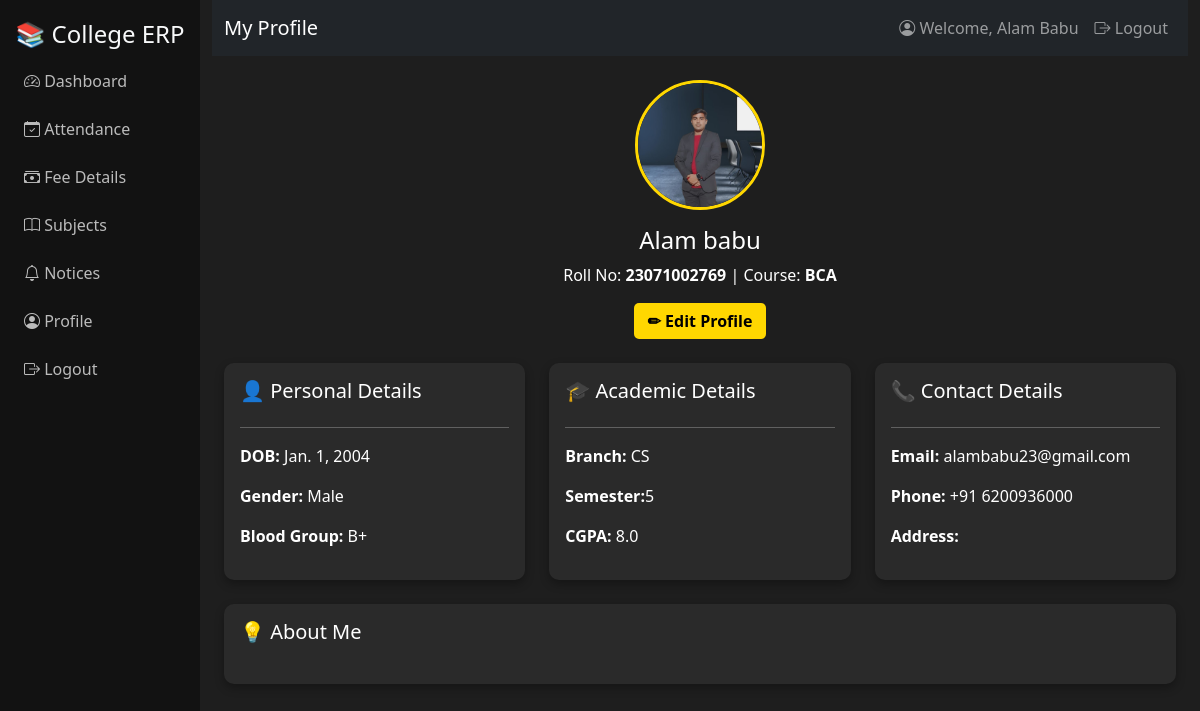
Page /myerp/profile/ (signed in) on the earlier database version.
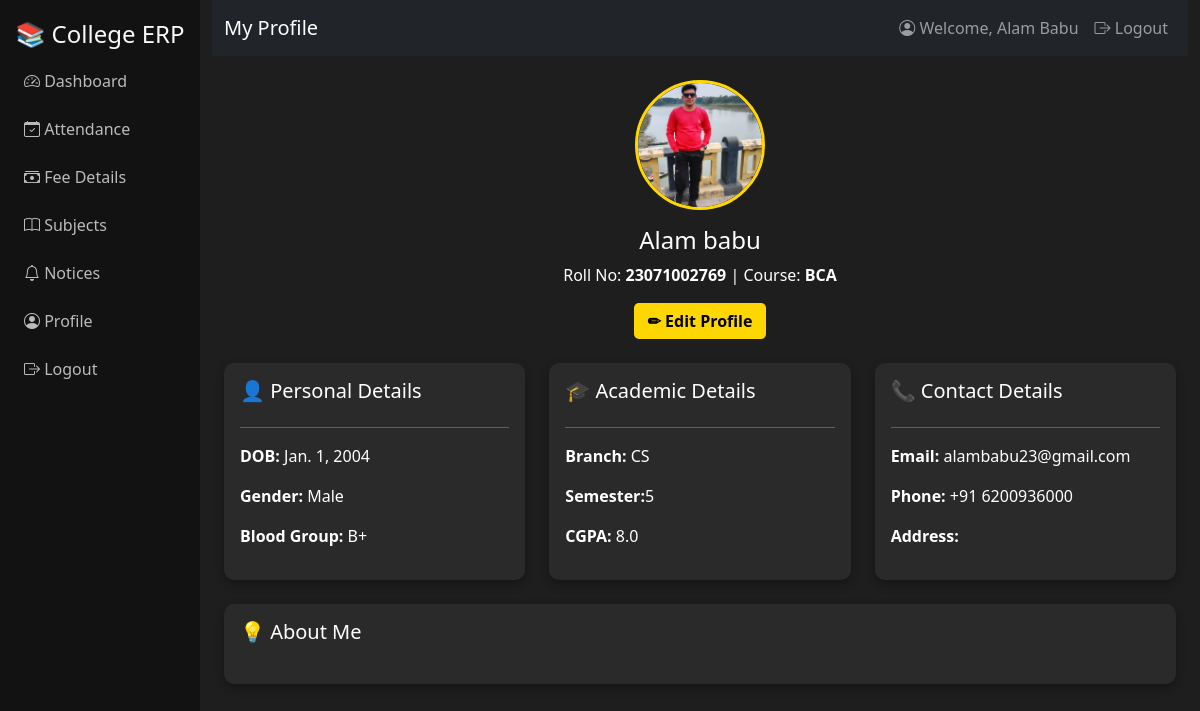
Same page on the later database version.
### myERP/models.py (models this page shows, shortened)
class StudentProfile(models.Model):
    user = models.OneToOneField(User, on_delete=models.CASCADE)
    full_name = models.CharField(max_length=100, blank=True, null=True)
    roll_no = models.CharField(max_length=20, blank=True, null=True)
    dob = models.DateField(blank=True, null=True)
    gender = models.CharField(max_length=20, blank=True, null=True)
    blood_group = models.CharField(max_length=5, blank=True, null=True)
    course = models.CharField(max_length=50, blank=True, null=True)
    branch = models.CharField(max_length=50, blank=True, null=True)
    semester = models.IntegerField(blank=True, null=True)
    cgpa = models.FloatField(blank=True, null=True)
    email = models.EmailField(blank=True, null=True)
    phone = models.CharField(max_length=15, blank=True, null=True)
    address = models.TextField(blank=True, null=True)
    about_me = models.TextField(blank=True, null=True)
    profile_image = models.ImageField(
        upload_to=user_profile_image_path,
        default='profile_images/avatar.png',
        blank=True,
        null=True
    )

### myERP/views.py (the view)
# urls.py: path('profile/', views.profile, name="profile"),
@login_required
def profile(request):
    student_profile, created = StudentProfile.objects.get_or_create(user=request.user)
    if request.method == 'POST':
        form = ProfileForm(request.POST, request.FILES, instance=student_profile)
        if form.is_valid():
            form.save()
            messages.success(request, "Profile updated successfully!")
            return redirect('myERP:profile')  # Refresh page
        else:
            messages.error(request, "Please correct the errors below.")
    else:
        form = ProfileForm(instance=student_profile)
    context = {
        'form': form,
        'profile': student_profile,
        'name': student_profile.full_name or request.user.get_full_name() or request.user.username,
        'email': student_profile.email or request.user.email,
        'roll_no': student_profile.roll_no,
        'dob': student_profile.dob,
        'gender': student_profile.gender,
        'blood_group': student_profile.blood_group,
        'course': student_profile.course,
        'branch': student_profile.branch,
        'semester': student_profile.semester,
        'cgpa': student_profile.cgpa,
        'phone': student_profile.phone,
        'address': student_profile.address,
        'about_me': student_profile.about_me,
        'profile_image': student_profile.profile_image.url if student_profile.profile_image else None,
    }
    return render(request, 'profile.html', context)

### myERP/templates/profile.html (shortened to what this page needs)
{% extends 'master.html' %}
{% block title %}My Profile{% endblock %}
{% block content %}
{% load static %}
<div class="container mt-4">
    <div class="text-center mb-4" data-aos="fade-up">
        <img src="{{ profile.profile_image.url }}" alt="Profile Picture" width="150" class="profile-img">
        <h4 class="mt-3">{{ profile.full_name }}</h4>
        <p>Roll No: <strong>{{ roll_no }}</strong> | Course: <strong> {{ course }} </strong></p>
        <button class="edit-btn" data-bs-toggle="modal" data-bs-target="#editProfileModal">✏ Edit Profile</button>
    </div>
    <div class="row g-4">
        <div class="col-md-4" data-aos="fade-up">
            <div class="card p-3">
                <h5>👤 Personal Details</h5>
                <hr>
                <p><strong>DOB:</strong> {{ dob }}</p>
                <p><strong>Gender:</strong> {{ gender }}</p>
                <p><strong>Blood Group:</strong>  {{ blood_group }}</p>
            </div>
        </div>
        <div class="col-md-4" data-aos="fade-up" data-aos-delay="100">
            <div class="card p-3">
                <h5>🎓 Academic Details</h5>
                <hr>
                <p><strong>Branch:</strong> {{ branch }}</p>
                <p><strong>Semester:</strong>{{ semester }}</p>
                <p><strong>CGPA:</strong> {{ cgpa }}</p>
            </div>
        </div>
        <div class="col-md-4" data-aos="fade-up" data-aos-delay="200">
            <div class="card p-3">
                <h5>📞 Contact Details</h5>
                <hr>
                <p><strong>Email:</strong> {{ email }}</p>
                <p><strong>Phone:</strong> +91 {{ phone }}</p>
                <p><strong>Address:</strong>{{ address }}</p>
            </div>
        </div>
    </div>
    <div class="row mt-4" data-aos="fade-up" data-aos-delay="300">
        <div class="col-12">
            <div class="card p-3">
                <h5>💡 About Me</h5>
            </div>
        </div>
    </div>
</div>
{% endblock %}

### myERP/templates/master.html (shortened to what this page needs)
<!DOCTYPE html>
<html lang="en">
<head>
    <link href="https://cdn.jsdelivr.net/npm/bootstrap@5.3.2/dist/css/bootstrap.min.css" rel="stylesheet">
    <link href="https://cdn.jsdelivr.net/npm/bootstrap-icons/font/bootstrap-icons.css" rel="stylesheet">
    <link href="https://cdn.jsdelivr.net/npm/aos@2.3.4/dist/aos.css" rel="stylesheet">
    <link rel="stylesheet" href="../static/css/index.css">
</head>
<body>
<div class="container-fluid">
    <div class="row">
        <nav class="col-md-2 sidebar">
            <h4 class="text-center text-light">📚 College ERP</h4>
            <a href="{% url 'myERP:dashboard' %}"><i class="bi bi-speedometer2"></i> Dashboard</a>
            <a href="{% url 'myERP:attendance' %}"><i class="bi bi-calendar-check"></i> Attendance</a>
            <a href="{% url 'myERP:fee' %}"><i class="bi bi-cash-stack"></i> Fee Details</a>
            <a href="{% url 'myERP:subjects' %}"><i class="bi bi-book"></i> Subjects</a>
            <a href="{% url 'myERP:notices' %}"><i class="bi bi-bell"></i> Notices</a>
            <a href="{% url 'myERP:profile' %}"><i class="bi bi-person-circle"></i> Profile</a>
            <a href="{% url 'accounts:signout' %}"><i class="bi bi-box-arrow-right"></i> Logout</a>
        </nav>
        <main class="col-md-10">
            <nav class="navbar navbar-expand-lg navbar-dark bg-dark">
                <div class="container-fluid">
                    <span class="navbar-brand mb-0 h1">{% block title %}College ERP Dashboard{% endblock %}</span>
                    <div class="collapse navbar-collapse" id="navbarNav">
                        <ul class="navbar-nav ms-auto">
                            <li class="nav-item">
                                <a class="nav-link" href="{% url 'myERP:profile' %}">
                                    <i class="bi bi-person-circle"></i> Welcome, {{ user.get_full_name|default:user.username }}
                                </a>
                            </li>
                            <li class="nav-item">
                                <a class="nav-link" href="{% url 'accounts:signout' %}">
                                    <i class="bi bi-box-arrow-right"></i> Logout
                                </a>
                            </li>
                        </ul>
                    </div>
                </div>
            </nav>
            {% with total=160000 paid=140000 due=20000 %}
            {% block content %}
            {% endblock %}
            {% endwith %}
        </main>
    </div>
</div>
</body>
</html>

### myERP/static/css/index.css (style rules this page uses)
:root { --green : #20e606; --blue : #102dae; }
body { background-color: #1E1E1E; color: white; font-family: 'Segoe UI', sans-serif; }
.sidebar { background-color: #121212; min-height: 100vh; padding-top: 20px; }
.sidebar a { color: #bbb; display: block; padding: 12px; text-decoration: none; transition: 0.3s; }
.card { background-color: #2A2A2A; border: none; border-radius: 10px; color: white; box-shadow: 0px 4px 10px rgba(0,0,0,0.3); }
.navbar { background-color: #121212; }

### myERP/templates/profile.html (style rules this page uses)
body { background-color: #1E1E1E; color: white; font-family: 'Segoe UI', sans-serif; }
.sidebar { background-color: #121212; min-height: 100vh; padding-top: 20px; }
.sidebar a { color: #bbb; display: block; padding: 12px; text-decoration: none; transition: 0.3s; }
.card { background-color: #2A2A2A; border: none; border-radius: 10px; color: white; box-shadow: 0px 4px 10px rgba(0,0,0,0.3); }
.navbar { background-color: #121212; }
.profile-img { width: 130px; height: 130px; object-fit: cover; border-radius: 50%; border: 3px solid #FFD700; }
.edit-btn { background-color: #FFD700; color: black; font-weight: bold; border: none; padding: 6px 14px; border-radius: 5px; transition: 0.3s; }

Differences in the rows shown:
changed StudentProfile "Alam babu": profile_image: a different picture
